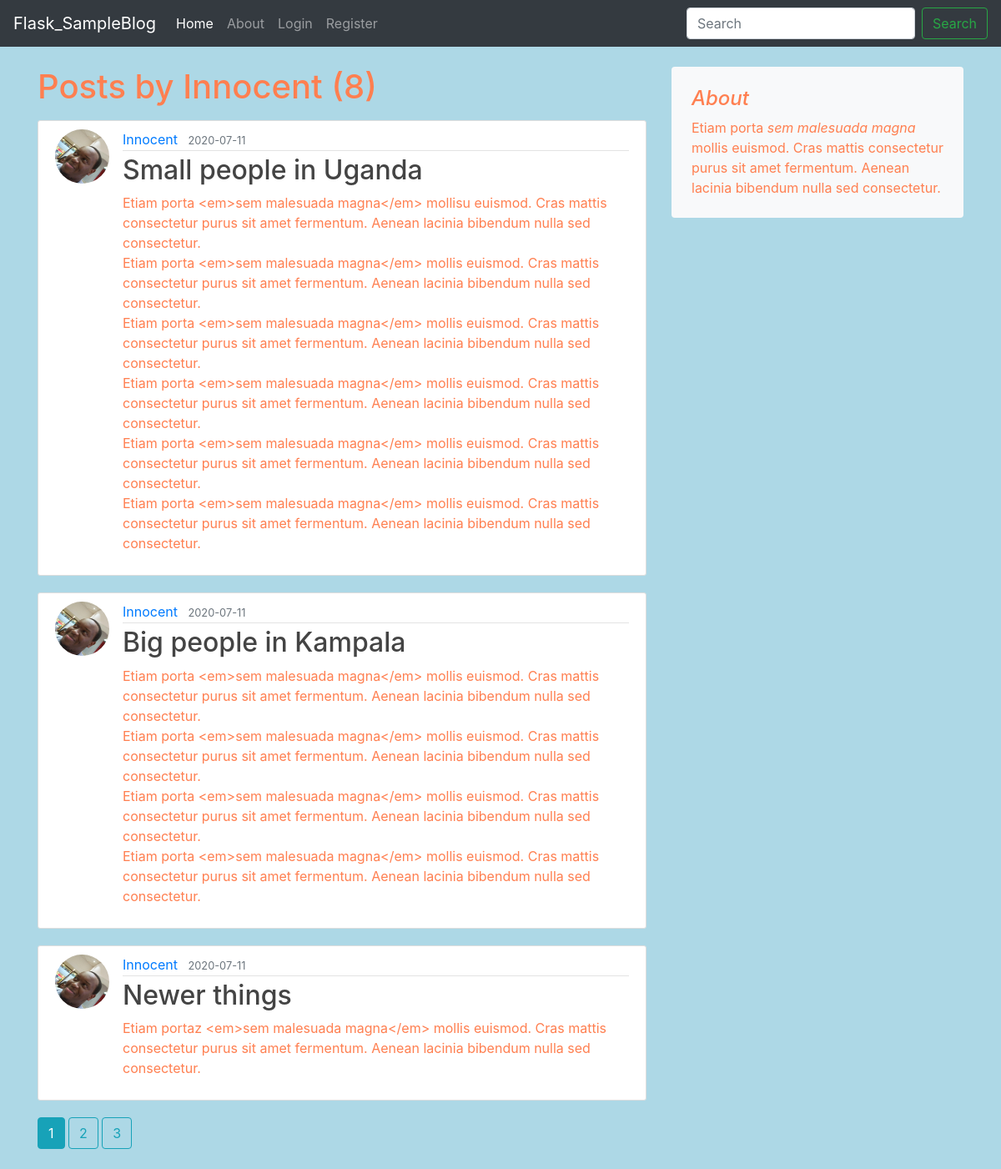
/user/Innocent, run on the app's committed database.
### flaskblog/models.py (models this page shows, shortened)
class User(db.Model, UserMixin):
    id = db.Column(db.Integer, primary_key=True)  # Primary key integer for every user
    username = db.Column(db.String(20), unique=True, nullable=False)
    email = db.Column(db.String(120), unique=True, nullable=False)
    image_file = db.Column(db.String(20),  nullable=False, default='default_transparent.jpg')
    password = db.Column(db.String(60), nullable=False)
    posts = db.relationship('Post', backref='author', lazy=True)

class Post(db.Model):
    id = db.Column(db.Integer, primary_key=True)
    title = db.Column(db.String(100), nullable=False)
    date_posted = db.Column(db.DateTime, nullable=False, default=datetime.utcnow)
    content = db.Column(db.Text, nullable=False)
    user_id = db.Column(db.Integer, db.ForeignKey('user.id'), nullable=False)

### flaskblog/users/routes.py (the view)
@users.route('/user/<string:username>')
def user_posts(username):
    page = request.args.get('page', 1, type=int)
    user = User.query.filter_by(username=username).first_or_404()
    posts = Post.query.filter_by(author=user).order_by(Post.date_posted.desc()).paginate(page=page, per_page=3)
    return render_template('single_user_posts.html', sample=posts, user=user)

### flaskblog/templates/single_user_posts.html
{%extends "layout.html"%}
{%block content%}
    <h1 class="mb-3">Posts by {{ user.username }} ({{ sample.total }})</h1>
    {%for sample in sample.items%}
        <article class="media content-section">
            <img class="rounded-circle article-img"  src="{{ url_for('static', filename='profiles/' + sample.author.image_file) }}">
            <div class="media-body">
            <div class="article-metadata">
                <a class="mr-2" href="{{ url_for('users.user_posts', username=sample.author.username) }}">{{ sample.author.username }}</a>
                <small class="text-muted">{{ sample.date_posted.strftime('%Y-%m-%d') }}</small>
            </div>
            <h2><a class="article-title" href="{{ url_for('posts.display_single_post', post_id=sample.id) }}">{{ sample.title }}</a></h2>
            <p class="article-content">{{ sample.content }}</p>
            </div>
        </article>
    {%endfor%}
    {% for page_num in sample.iter_pages(left_edge=1, right_edge=1, left_current=1, right_current=2) %}
        {% if page_num %}
            {% if sample.page == page_num %}
                <a class="btn btn-info mb-4" href="{{ url_for('users.user_posts', username=user.username, page=page_num) }}">{{ page_num }}</a>
            {% else %}
                <a class="btn btn-outline-info mb-4" href="{{ url_for('users.user_posts', username=user.username, page=page_num) }}">{{ page_num }}</a>
            {% endif %}
        {% else %}
            ....
        {% endif %}
    {%endfor%}
{%endblock content%}

### flaskblog/static/main.css (style rules this page uses)
body { background: lightblue ; color: coral; min-height: 75rem; }
.content-section { background: #ffffff; padding: 10px 20px; border: 1px solid #dddddd; border-radius: 3px; margin-bottom: 20px; }
.article-title { color: #444444; }
.article-content { white-space: pre-line; }
.article-img { height: 65px; width: 65px; margin-right: 16px; }
.article-metadata { padding-bottom: 1px; margin-bottom: 4px; border-bottom: 1px solid #e3e3e3 }

### data on the page
User: username "Innocent"
Post: image_file (picture), author.username "Innocent", date_posted "2020-07-11", title "Small people in Uganda", content "Etiam porta <em>sem malesuada magna</em> mollisu euismod. Cras mattis consectetur purus sit amet fermentum. Aenean lacinia bibendum nulla sed consectetur. Etiam porta <em>sem malesuada magna</em> mollis euismod. Cras mattis consectetur purus sit amet fermentum. Aenean lacinia bibendum nulla sed consectetur. Etiam porta <em>sem malesuada magna</em> mollis euismod. Cras mattis consectetur purus sit amet fermentum. Aenean lacinia bibendum nulla sed consectetur. Etiam porta <em>sem malesuada magna</em> mollis euismod. Cras mattis consectetur purus sit amet fermentum. Aenean lacinia bibendum nulla sed consectetur. Etiam porta <em>sem malesuada magna</em> mollis euismod. Cras mattis consectetur…"
Post: image_file (picture), author.username "Innocent", date_posted "2020-07-11", title "Big people in Kampala", content "Etiam porta <em>sem malesuada magna</em> mollis euismod. Cras mattis consectetur purus sit amet fermentum. Aenean lacinia bibendum nulla sed consectetur. Etiam porta <em>sem malesuada magna</em> mollis euismod. Cras mattis consectetur purus sit amet fermentum. Aenean lacinia bibendum nulla sed consectetur. Etiam porta <em>sem malesuada magna</em> mollis euismod. Cras mattis consectetur purus sit amet fermentum. Aenean lacinia bibendum nulla sed consectetur. Etiam porta <em>sem malesuada magna</em> mollis euismod. Cras mattis consectetur purus sit amet fermentum. Aenean lacinia bibendum nulla sed consectetur."
Post: image_file (picture), author.username "Innocent", date_posted "2020-07-11", title "Newer things", content "Etiam portaz <em>sem malesuada magna</em> mollis euismod. Cras mattis consectetur purus sit amet fermentum. Aenean lacinia bibendum nulla sed consectetur."

### other printed values
{{ sample.total }} "8"
{{ page_num }} "1"
{{ page_num }} "2" "3"
